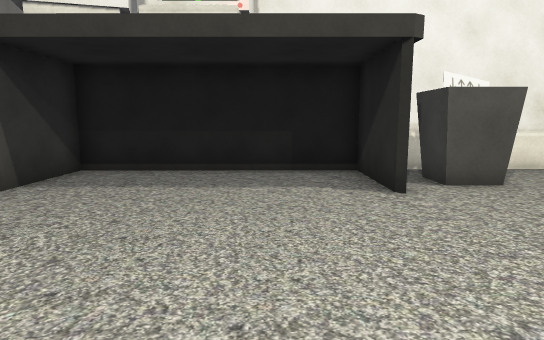
view 1 (above)

16 first-person views from a walk through a Unity game level. The camera is 1.3 m above the floor, tilts 8° down and sees 75° across. The floor is counted in squares, 1 m on a side. Each view is taken from the middle of a square. On the plan, view 1 faces up. The plan holds only what a view shows up to about 15 squares ahead; the rest is blank. The place goes on beyond the plan. The player is left out. Some animated figures are not drawn. Some surface patterns are stand-ins.

view 2
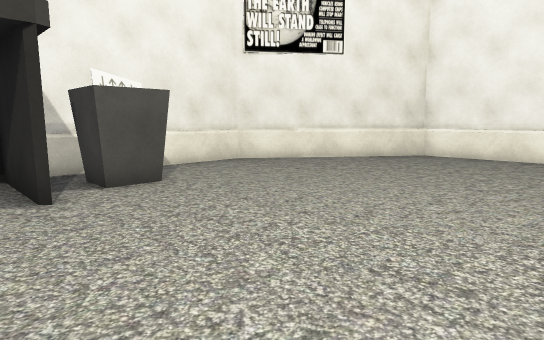

view 3
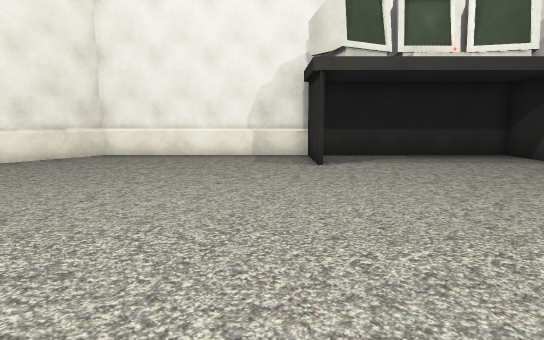

view 4
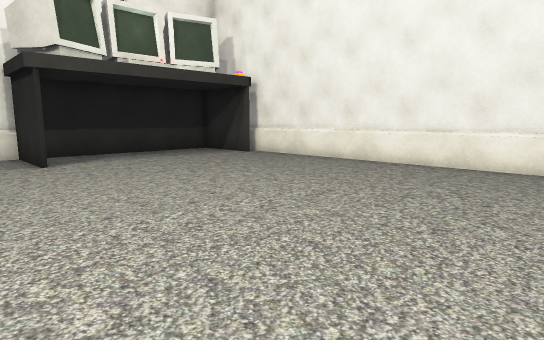

view 5
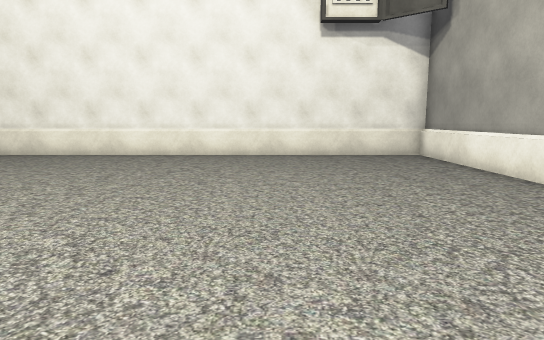

view 6
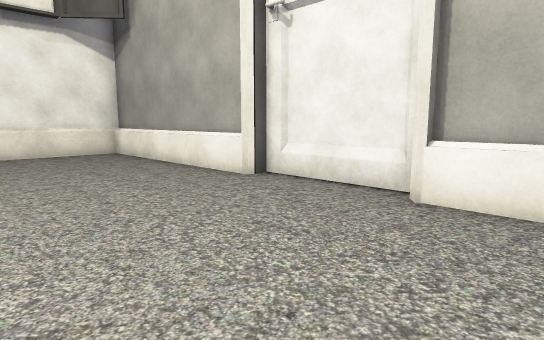

view 7
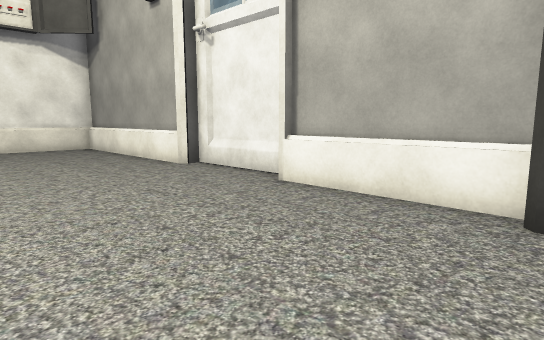

view 8
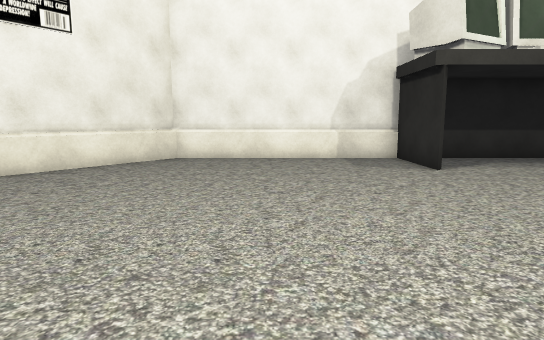

view 9
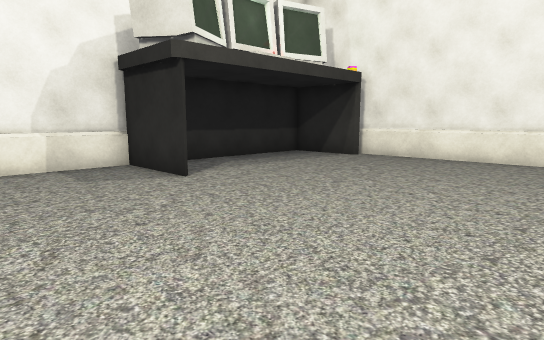

view 10
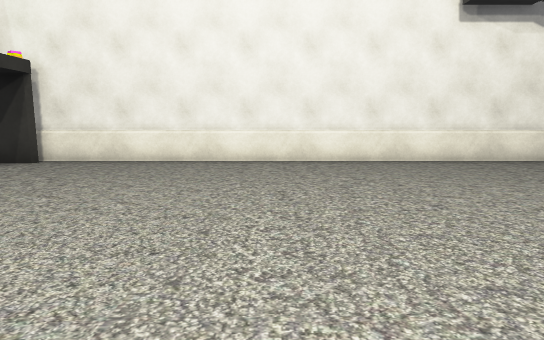

view 11
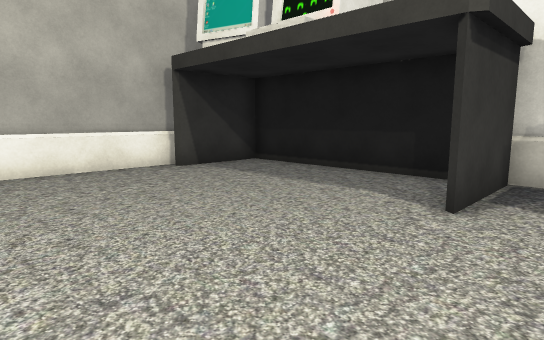

view 12
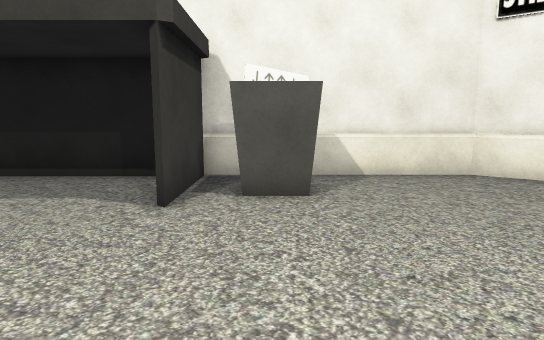

view 13
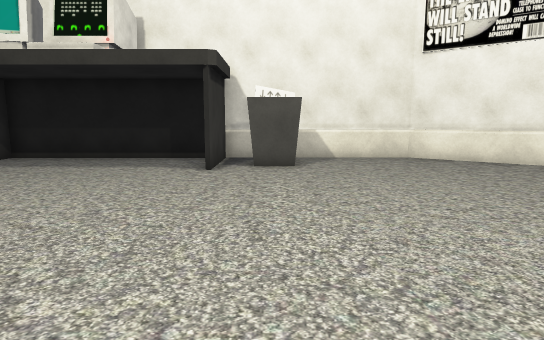

view 14
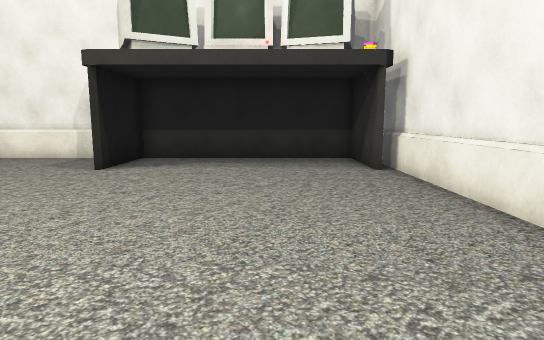

view 15
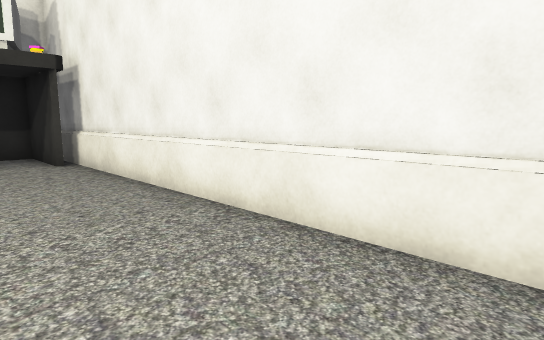

view 16
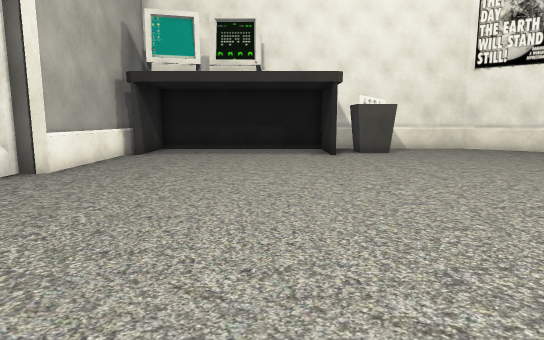

### Floor plan
Key: @ floor where view 1 was taken; # wall or solid block; . floor; B bin; O other object.
Columns run from 6 left of view 1 to 15 right of it. Each row starts with its distance up from view 1.
 10         ########
  9  OOOOOOOO......###
  8 #O......O.BB.....##
  7 #O......O.#B......##
  6 #.......O..........###
  5 #....................#
  4 #....................#
  3 #....................#
  2 #....................#
  1 #....................#
  0 #.....@..............#
 -1 #....................#
 -2 #................OOO##
 -3 #...................#
 -4 #...................#
 -5 #...................#
 -6 #...................#
 -7 #...................#
 -8 #...................#
 -9 #...................#
-10 #................#OO#
-11 #####################

Positions as (right, up) in squares from view 1, and headings:
1: (0, 0), facing up
2: (1, 0), facing up-right
3: (1, -1), facing right
4: (0, 0), facing down-right
5: (0, 3), facing down
6: (0, 4), facing down-left
7: (0, 7), facing down-left
8: (2, 2), facing right
9: (4, 2), facing down-right
10: (4, 1), facing down
11: (4, 1), facing up-left
12: (4, 1), facing up
13: (4, -3), facing up
14: (2, -7), facing right
15: (0, -7), facing down-right
16: (0, -7), facing up
